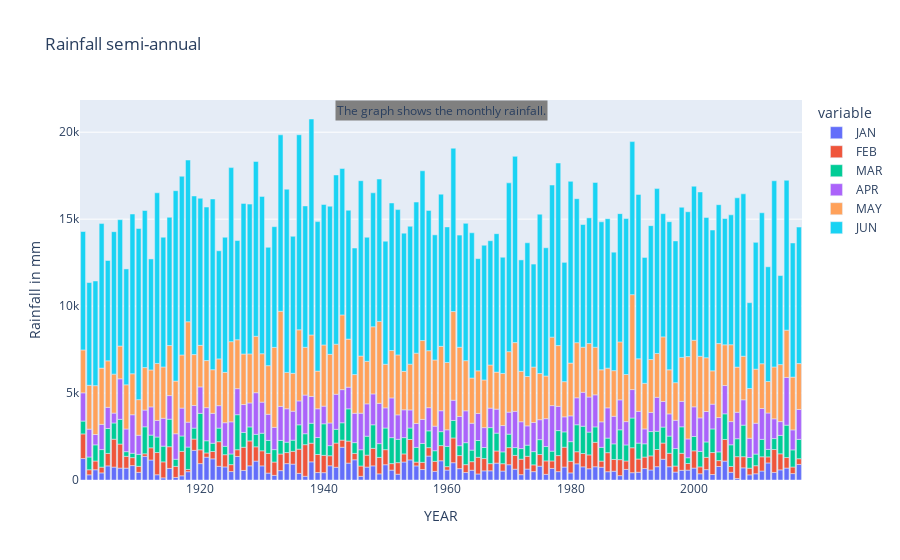

This figure's notebook cell:
### Code cell
month = ['JAN', 'FEB', 'MAR', 'APR', 'MAY', 'JUN']
fig = px.bar(grouped_obj, x=grouped_obj.index, y=month, title='Rainfall semi-annual',labels={'value':'Rainfall in mm'})
conclusion = 'The graph shows the monthly rainfall.'
fig.add_annotation(text=conclusion, xref='paper', yref='paper', x=.5, y=1, bgcolor='grey', showarrow=False, font=dict(size=12))
